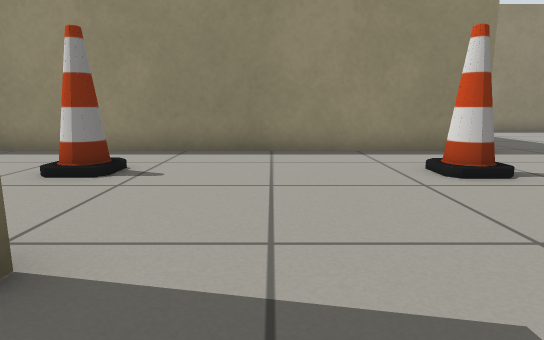
[1] (above)

20 first-person views from a walk through a robot-simulator world made for Gazebo. The camera is 0.5 m above the floor, tilts 10° down and sees 75° across. The floor is counted in squares, 0.5 m on a side. Each view is taken from the middle of a square. On the plan, view 1 faces up. The plan holds only what a view shows up to about 13 squares ahead; the rest is blank.

[2]
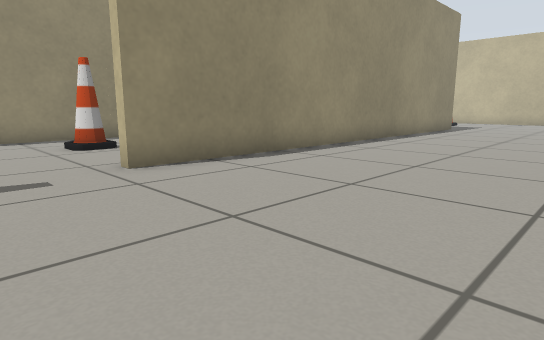

[3]
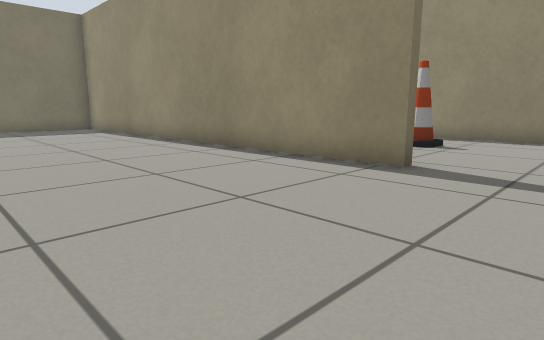

[4]
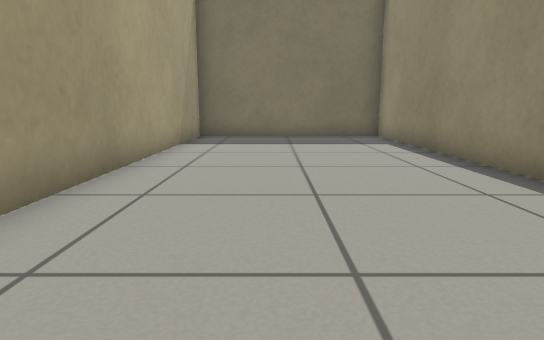

[5]
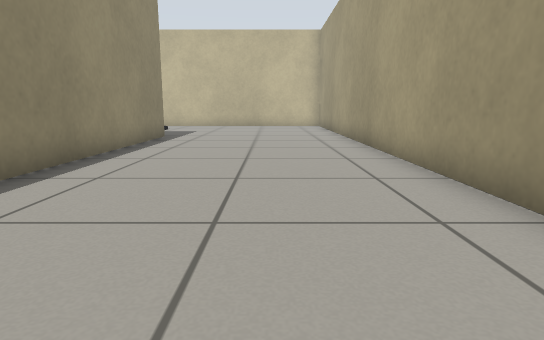

[6]
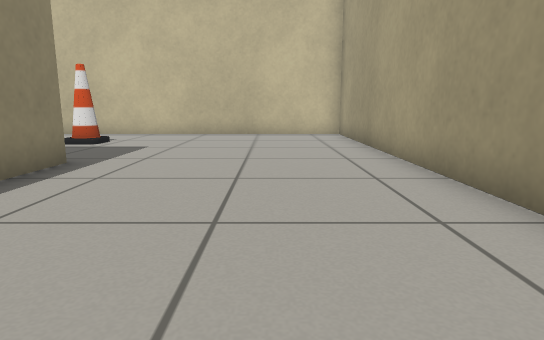

[7]
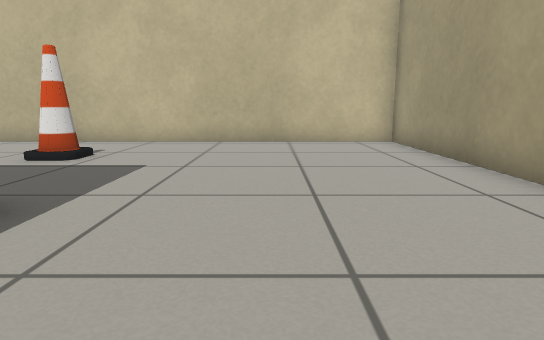

[8]
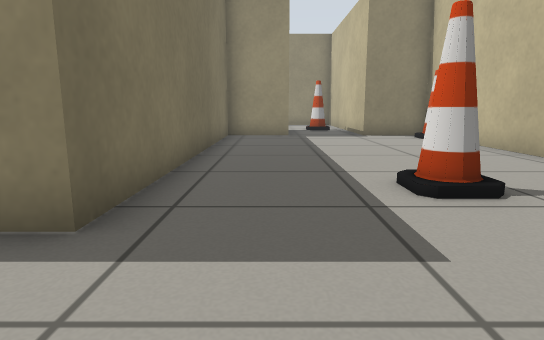

[9]
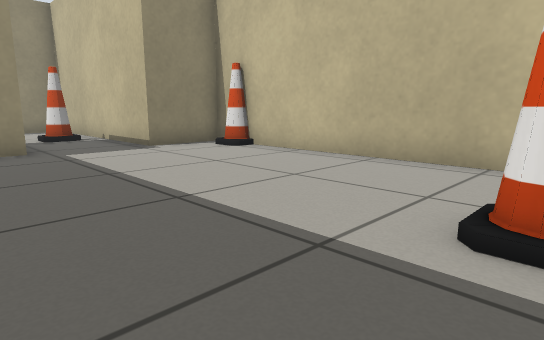

[10]
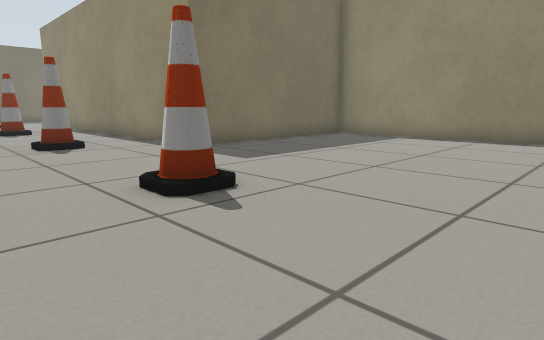

[11]
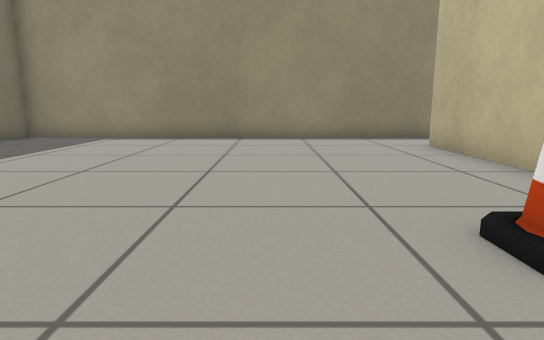

[12]
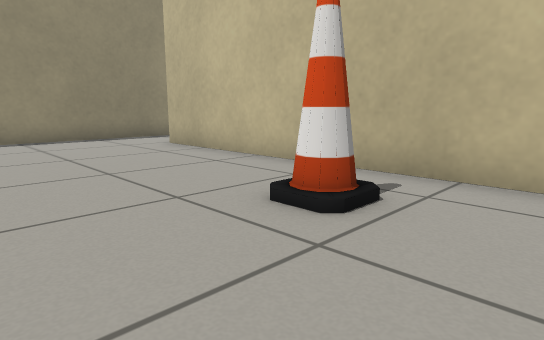

[13]
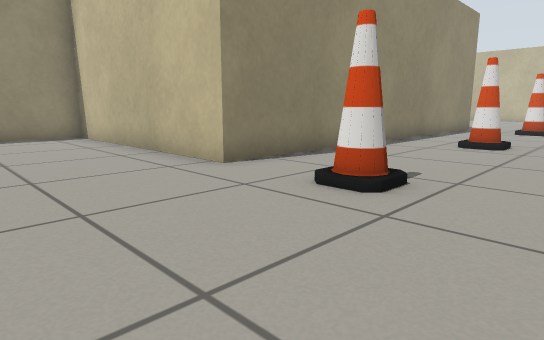

[14]
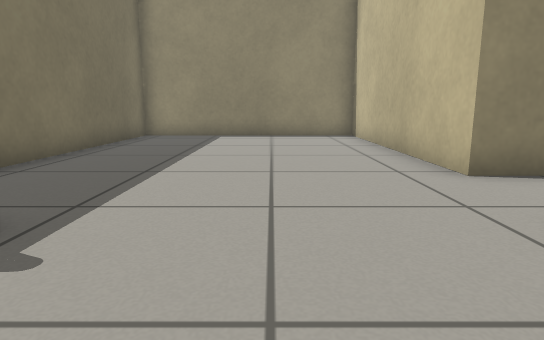

[15]
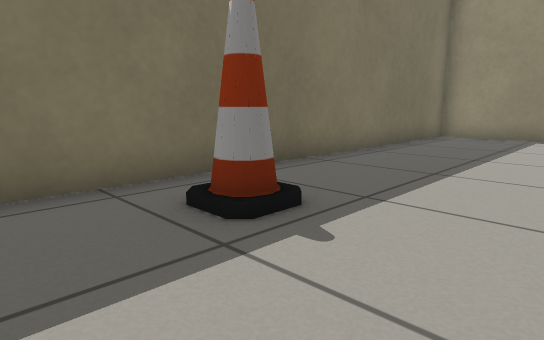

[16]
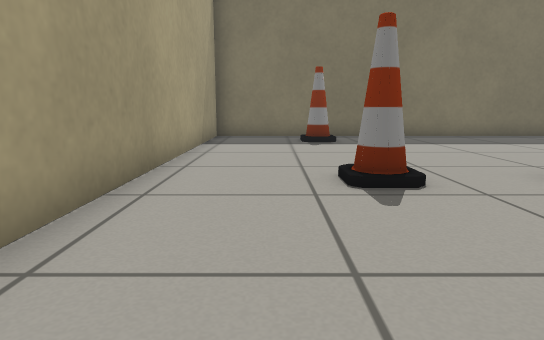

[17]
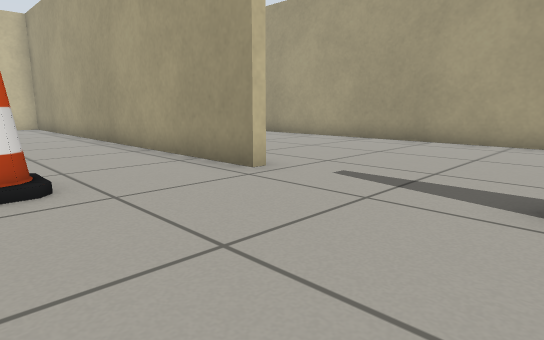

[18]
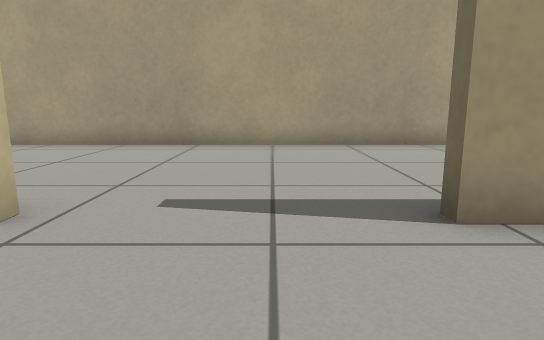

[19]
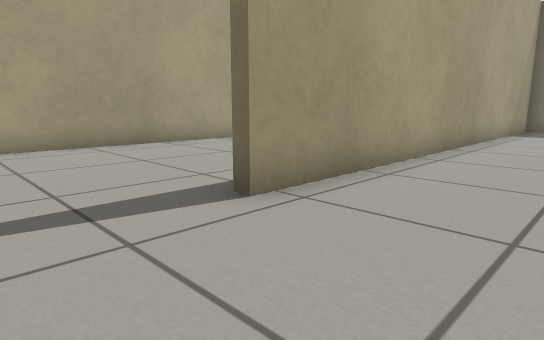

[20]
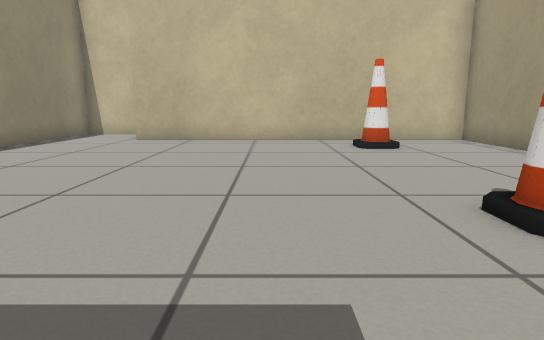

### Floor plan
Ten units are one square. View 1 is at (0, 0); x grows to the right and y downward. Boxes are objects, and circles mark ways between rooms. Rooms are numbered by the first view taken in them; rooms with no view inside come last. Other rooms are left out.
<svg viewBox="-170 -163 420 214">
<path fill="none" stroke="#000" d="M-16 -21 -16 -17 -165 -17 -165 46 245 46 245 -118 223 -118 223 -155M196 -118 174 -118 174 -17 24 -17 24 -21M24 -21 171 -21 171 -122M193 -130 193 -148 49 -148 49 -81 -91 -81 -91 -158 -165 -158 -165 -21 -16 -21"/>
<rect x="205" y="-35" width="10" height="10" fill="#bbb"><title>cone</title></rect>
<rect x="235" y="-115" width="10" height="10" fill="#bbb"><title>cone</title></rect>
<rect x="-155" y="-55" width="10" height="10" fill="#bbb"><title>cone</title></rect>
<rect x="-95" y="-65" width="10" height="20" fill="#bbb"><title>cone</title></rect>
<rect x="-35" y="-65" width="10" height="20" fill="#bbb"><title>cone</title></rect>
<rect x="25" y="-65" width="10" height="20" fill="#bbb"><title>cone</title></rect>
<rect x="85" y="-55" width="10" height="10" fill="#bbb"><title>cone</title></rect>
<rect x="145" y="-55" width="10" height="10" fill="#bbb"><title>cone</title></rect>
<circle cx="5" cy="-20" r="3" fill="#2a7"/>
<text x="80" y="-10">1</text>
<text x="10" y="-70">2</text>
</svg>
Room 1 opens to room 2.

Where each view was taken, in squares from view 1:
view 1: 0 up, 0 right, facing up
view 2: 4 down, 0 right, facing up-right
view 3: 4 down, 1 right, facing up-left
view 4: 2 down, 4 left, facing left
view 5: 2 down, 5 right, facing right
view 6: 2 down, 11 right, facing right
view 7: 1 down, 14 right, facing right
view 8: 1 down, 19 right, facing up
view 9: 3 up, 18 right, facing up-right
view 10: 3 up, 13 right, facing up-left
view 11: 3 up, 13 right, facing up
view 12: 3 up, 12 right, facing up-right
view 13: 3 up, 13 left, facing up-right
view 14: 3 up, 12 left, facing up
view 15: 3 up, 12 left, facing up-left
view 16: 4 up, 4 left, facing left
view 17: 6 up, 2 left, facing down-right
view 18: 5 up, 0 right, facing down
view 19: 5 up, 1 right, facing down-left
view 20: 8 up, 6 right, facing right
